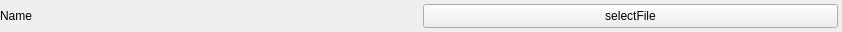
<?xml version="1.0" encoding="UTF-8"?>
<ui version="4.0">
 <class>WidgetPropFile</class>
 <widget class="QWidget" name="WidgetPropFile">
  <property name="geometry">
   <rect>
    <x>0</x>
    <y>0</y>
    <width>842</width>
    <height>32</height>
   </rect>
  </property>
  <property name="minimumSize">
   <size>
    <width>0</width>
    <height>32</height>
   </size>
  </property>
  <property name="maximumSize">
   <size>
    <width>16777215</width>
    <height>32</height>
   </size>
  </property>
  <property name="windowTitle">
   <string>Form</string>
  </property>
  <layout class="QHBoxLayout" name="horizontalLayout_2">
   <property name="spacing">
    <number>0</number>
   </property>
   <property name="leftMargin">
    <number>0</number>
   </property>
   <property name="topMargin">
    <number>0</number>
   </property>
   <property name="rightMargin">
    <number>0</number>
   </property>
   <property name="bottomMargin">
    <number>0</number>
   </property>
   <item>
    <widget class="QFrame" name="prop_item_background">
     <property name="minimumSize">
      <size>
       <width>0</width>
       <height>0</height>
      </size>
     </property>
     <property name="accessibleDescription">
      <string>prop_item_background</string>
     </property>
     <property name="frameShape">
      <enum>QFrame::NoFrame</enum>
     </property>
     <property name="frameShadow">
      <enum>QFrame::Raised</enum>
     </property>
     <layout class="QHBoxLayout" name="horizontalLayout">
      <property name="spacing">
       <number>8</number>
      </property>
      <property name="leftMargin">
       <number>0</number>
      </property>
      <property name="topMargin">
       <number>4</number>
      </property>
      <property name="rightMargin">
       <number>4</number>
      </property>
      <property name="bottomMargin">
       <number>4</number>
      </property>
      <item>
       <widget class="QLabel" name="label">
        <property name="sizePolicy">
         <sizepolicy hsizetype="Preferred" vsizetype="Expanding">
          <horstretch>0</horstretch>
          <verstretch>0</verstretch>
         </sizepolicy>
        </property>
        <property name="accessibleName">
         <string>prop_item</string>
        </property>
        <property name="text">
         <string>Name</string>
        </property>
       </widget>
      </item>
      <item>
       <widget class="QPushButton" name="btn">
        <property name="sizePolicy">
         <sizepolicy hsizetype="Minimum" vsizetype="Expanding">
          <horstretch>0</horstretch>
          <verstretch>0</verstretch>
         </sizepolicy>
        </property>
        <property name="accessibleName">
         <string>prop_select_file</string>
        </property>
        <property name="styleSheet">
         <string notr="true"/>
        </property>
        <property name="text">
         <string>selectFile</string>
        </property>
       </widget>
      </item>
     </layout>
    </widget>
   </item>
  </layout>
 </widget>
 <resources/>
 <connections/>
</ui>
